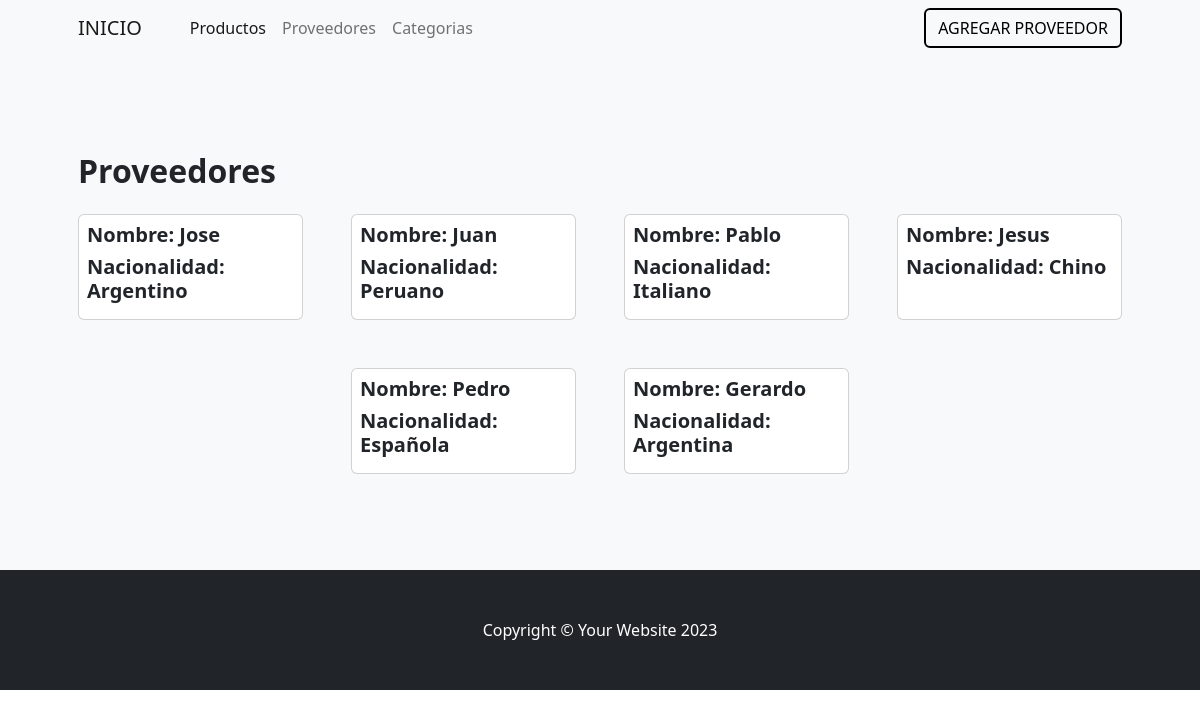
Page /proveedores (signed in) on the committed database.
### Curso/models.py (models this page shows, shortened)
class Proveedor(models.Model):
    nombre = models.CharField(max_length=100)
    nacionalidad= models.CharField(max_length=100)

### Curso/views.py (the view)
# urls.py: path("proveedores", views.proveedores, name="proveedores"),
@login_required
def proveedores(request):
    consulta= Proveedor.objects.all()
    contexto={"proveedores": consulta}
    return render(request, "Curso/proveedores.html", contexto)

### Curso/templates/Curso/proveedores.html (shortened to what this page needs)
{% extends 'Curso/base.html' %}
{% block navigation %}
<nav class="navbar navbar-expand-lg navbar-light bg-light">
    <div class="container px-4 px-lg-5">
        <a class="navbar-brand" href="{% url 'index' %}">INICIO</a>
        <div class="collapse navbar-collapse" id="navbarSupportedContent">
            <ul class="navbar-nav me-auto mb-2 mb-lg-0 ms-lg-4">
                <li class="nav-item"><a class="nav-link active" aria-current="page" href="{% url 'productos' %}">Productos</a></li>
                <li class="nav-item"><a class="nav-link" href="{% url 'proveedores' %}">Proveedores</a></li>
                <li class="nav-item"><a class="nav-link" href="{% url 'categoria' %}">Categorias</a></li>
            </ul>
            <form class="d-flex">
                <button class="btn btn-outline-dark mp-border-button">
                    <a href="{% url 'proveedores_form' %}" class="mp-style-button">AGREGAR PROVEEDOR</a>
                </button>
            </form>
        </div>
    </div>
</nav>
{% endblock navigation %}
{% block content %}
    <section class="py-5 bg-light">
        <div class="container px-4 px-lg-5 mt-5">
            <h2 class="fw-bolder mb-4">Proveedores</h2>
            <div class="row gx-4 gx-lg-5 row-cols-2 row-cols-md-3 row-cols-xl-4 justify-content-center">
                {% for proveedor in proveedores %}
                <div class="col mb-5">
                    <div class="card h-100">
                        <div class="card-body p-2">
                            <div class="text-left">
                                <h5 class="fw-bolder">Nombre: {{proveedor.nombre}} </h5>
                                <h5 class="fw-bolder">Nacionalidad: {{proveedor.nacionalidad}} </h5>
                            </div>
                        </div>
                    </div>
                </div>
                {% endfor %}
            </div>
        </div>
    </section>
{% endblock content %}

### Curso/templates/Curso/base.html (shortened to what this page needs)
{% load static %}
<!DOCTYPE html>
<html lang="en">
    <head>
        <link href="https://cdn.jsdelivr.net/npm/bootstrap-icons@1.5.0/font/bootstrap-icons.css" rel="stylesheet" />
        <link href="{% static 'Curso/css/styles.css' %}" rel="stylesheet" />
    </head>
    <body>
        {% block navigation %}
        {% endblock navigation %}
        {% block content %}
        {% endblock content %}
        <footer class="py-5 bg-dark">
            <div class="container"><p class="m-0 text-center text-white">Copyright &copy; Your Website 2023</p></div>
        </footer>
    </body>
</html>

### rows in the picture
Proveedor: nombre "Jose", nacionalidad "Argentino"
Proveedor: nombre "Juan", nacionalidad "Peruano"
Proveedor: nombre "Pablo", nacionalidad "Italiano"
Proveedor: nombre "Jesus", nacionalidad "Chino"
Proveedor: nombre "Pedro", nacionalidad "Española"
Proveedor: nombre "Gerardo", nacionalidad "Argentina"
